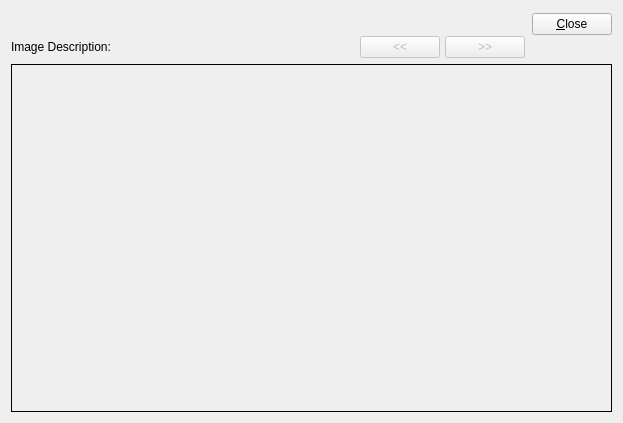
<?xml version="1.0" encoding="UTF-8"?>
<ui version="4.0">
 <comment>This file is part of the xTuple ERP: PostBooks Edition, a free and
open source Enterprise Resource Planning software suite,
Copyright (c) 1999-2019 by OpenMFG LLC, d/b/a xTuple.
It is licensed to you under the Common Public Attribution License
version 1.0, the full text of which (including xTuple-specific Exhibits)
is available at www.xtuple.com/CPAL.  By using this software, you agree
to be bound by its terms.</comment>
 <class>itemImages</class>
 <widget class="QWidget" name="itemImages">
  <property name="geometry">
   <rect>
    <x>0</x>
    <y>0</y>
    <width>623</width>
    <height>423</height>
   </rect>
  </property>
  <property name="windowTitle">
   <string>List Item Images</string>
  </property>
  <layout class="QVBoxLayout">
   <item>
    <layout class="QHBoxLayout">
     <property name="spacing">
      <number>7</number>
     </property>
     <item>
      <layout class="QVBoxLayout">
       <property name="spacing">
        <number>5</number>
       </property>
       <item>
        <layout class="QHBoxLayout">
         <property name="spacing">
          <number>0</number>
         </property>
         <item>
          <widget class="ItemCluster" name="_item">
           <property name="sizePolicy">
            <sizepolicy hsizetype="Preferred" vsizetype="Fixed">
             <horstretch>0</horstretch>
             <verstretch>0</verstretch>
            </sizepolicy>
           </property>
          </widget>
         </item>
         <item>
          <spacer>
           <property name="orientation">
            <enum>Qt::Horizontal</enum>
           </property>
           <property name="sizeType">
            <enum>QSizePolicy::Expanding</enum>
           </property>
           <property name="sizeHint" stdset="0">
            <size>
             <width>20</width>
             <height>20</height>
            </size>
           </property>
          </spacer>
         </item>
        </layout>
       </item>
       <item>
        <layout class="QHBoxLayout">
         <property name="spacing">
          <number>2</number>
         </property>
         <item>
          <layout class="QHBoxLayout">
           <property name="spacing">
            <number>5</number>
           </property>
           <item>
            <widget class="QLabel" name="_imageDescriptionLit">
             <property name="text">
              <string>Image Description:</string>
             </property>
             <property name="alignment">
              <set>Qt::AlignLeading|Qt::AlignLeft|Qt::AlignVCenter</set>
             </property>
            </widget>
           </item>
           <item>
            <widget class="QLabel" name="_description">
             <property name="sizePolicy">
              <sizepolicy hsizetype="Expanding" vsizetype="Preferred">
               <horstretch>0</horstretch>
               <verstretch>0</verstretch>
              </sizepolicy>
             </property>
             <property name="text">
              <string/>
             </property>
             <property name="alignment">
              <set>Qt::AlignLeading|Qt::AlignLeft|Qt::AlignVCenter</set>
             </property>
            </widget>
           </item>
          </layout>
         </item>
         <item>
          <layout class="QHBoxLayout">
           <property name="spacing">
            <number>5</number>
           </property>
           <item>
            <widget class="QPushButton" name="_prev">
             <property name="enabled">
              <bool>false</bool>
             </property>
             <property name="text">
              <string>&lt;&lt;</string>
             </property>
            </widget>
           </item>
           <item>
            <widget class="QPushButton" name="_next">
             <property name="enabled">
              <bool>false</bool>
             </property>
             <property name="text">
              <string>&gt;&gt;</string>
             </property>
            </widget>
           </item>
          </layout>
         </item>
        </layout>
       </item>
      </layout>
     </item>
     <item>
      <layout class="QVBoxLayout">
       <property name="spacing">
        <number>0</number>
       </property>
       <item>
        <widget class="QPushButton" name="_close">
         <property name="text">
          <string>&amp;Close</string>
         </property>
        </widget>
       </item>
       <item>
        <spacer>
         <property name="orientation">
          <enum>Qt::Vertical</enum>
         </property>
         <property name="sizeType">
          <enum>QSizePolicy::Minimum</enum>
         </property>
         <property name="sizeHint" stdset="0">
          <size>
           <width>20</width>
           <height>20</height>
          </size>
         </property>
        </spacer>
       </item>
      </layout>
     </item>
    </layout>
   </item>
   <item>
    <widget class="QLabel" name="_image">
     <property name="sizePolicy">
      <sizepolicy hsizetype="Expanding" vsizetype="Expanding">
       <horstretch>0</horstretch>
       <verstretch>0</verstretch>
      </sizepolicy>
     </property>
     <property name="frameShape">
      <enum>QFrame::Box</enum>
     </property>
     <property name="scaledContents">
      <bool>false</bool>
     </property>
     <property name="alignment">
      <set>Qt::AlignCenter</set>
     </property>
    </widget>
   </item>
  </layout>
 </widget>
 <layoutdefault spacing="6" margin="11"/>
 <customwidgets>
  <customwidget>
   <class>ItemCluster</class>
   <extends>QWidget</extends>
   <header>itemcluster.h</header>
   <container>1</container>
  </customwidget>
 </customwidgets>
 <resources/>
 <connections>
  <connection>
   <sender>_close</sender>
   <signal>clicked()</signal>
   <receiver>itemImages</receiver>
   <slot>close()</slot>
   <hints>
    <hint type="sourcelabel">
     <x>20</x>
     <y>20</y>
    </hint>
    <hint type="destinationlabel">
     <x>20</x>
     <y>20</y>
    </hint>
   </hints>
  </connection>
 </connections>
</ui>
